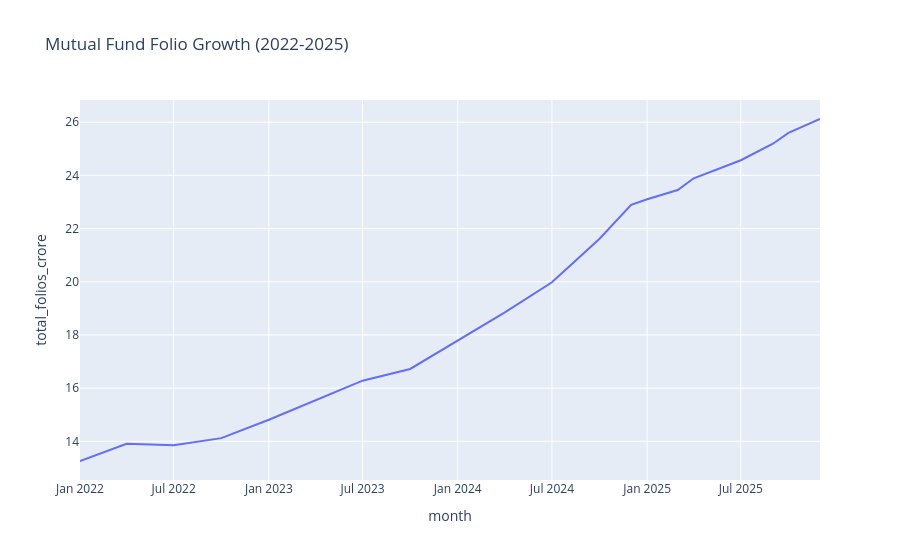

The notebook cell this image was saved under:
### Code cell
fig = px.line(
    folio_df,
    x="month",
    y="total_folios_crore",
    title="Mutual Fund Folio Growth (2022-2025)"
)

fig.show()

### Figure 1 — Plotly figure (JSON) as saved in the notebook; plotly's stock layout.template omitted (floating-point values rounded to 4 significant figures)
{"data": [{"hovertemplate": "month=%{x}<br>total_folios_crore=%{y}<extra></extra>", "legendgroup": "", "line": {"color": "#636efa", "dash": "solid"}, "marker": {"symbol": "circle"}, "mode": "lines", "name": "", "orientation": "v", "showlegend": false, "type": "scatter", "x": ["2022-01", "2022-04", "2022-07", "2022-10", "2023-01", "2023-04", "2023-07", "2023-10", "2024-01", "2024-04", "2024-07", "2024-10", "2024-12", "2025-01", "2025-03", "2025-04", "2025-07", "2025-08", "2025-09", "2025-10", "2025-12"], "xaxis": "x", "y": [13.26, 13.91, 13.85, 14.12, 14.81, 15.54, 16.28, 16.72, 17.78, 18.85, 19.98, 21.62, 22.89, 23.1, 23.45, 23.89, 24.57, 24.89, 25.19, 25.6, 26.12], "yaxis": "y"}], "layout": {"legend": {"tracegroupgap": 0}, "title": {"text": "Mutual Fund Folio Growth (2022-2025)"}, "xaxis": {"anchor": "y", "domain": [0, 1], "title": {"text": "month"}}, "yaxis": {"anchor": "x", "domain": [0, 1], "title": {"text": "total_folios_crore"}}}}
